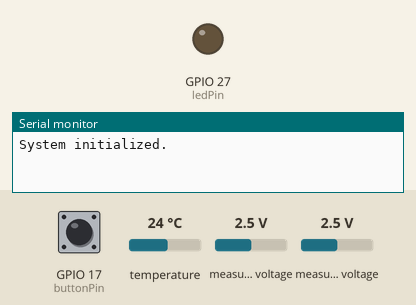
The sketch below on a simulated ESP32. Parts: output pins drawn as LEDs (lit = HIGH), the last lines printed to the serial monitor. Dashed ring = blinking. The test bench sets the inputs (shaded band); at power-on: GPIO 17 (buttonPin) HIGH, temperature 24 °C, measured voltage 2.5 V. Storage starts empty.

Above: at 1.2 s.
1.3 s: GPIO 17 (buttonPin) pulled LOW for 3.2 s
At 3.22 s:
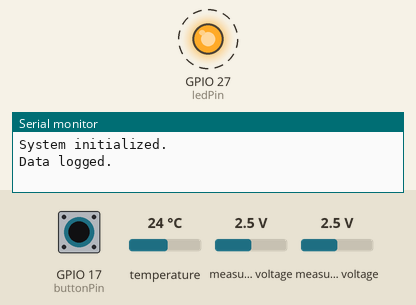
Timing chart, 0 to 4.8 s (numbered marks = the images above; inputs shaded):
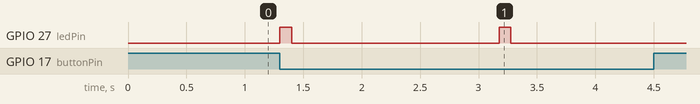

The sketch:

sketch.ino
```cpp
/*
 * Water Quality Monitoring System
 *
 * This Arduino sketch reads data from various sensors:
 * - DS18B20 for temperature
 * - Analog pH sensor via MCP3008
 * - Turbidity sensor via MCP3008
 * - NEO-6M GPS module
 *
 * The system logs data to a CSV file on an SD card when a button is pressed.
 * An LED flashes to indicate activity.
 */

#include <SPI.h>
#include <SD.h>
#include <Adafruit_MCP3008.h>
#include <OneWire.h>
#include <DallasTemperature.h>
#include <SoftwareSerial.h>

// Pin configuration
const int buttonPin = 17;
const int ledPin = 27;
const int oneWireBus = 4;
const int chipSelect = 10;

// MCP3008 configuration
Adafruit_MCP3008 mcp;
const int phChannel = 0;
const int turbidityChannel = 1;

// DS18B20 configuration
OneWire oneWire(oneWireBus);
DallasTemperature sensors(&oneWire);

// GPS configuration
SoftwareSerial gpsSerial(14, 15); // RX, TX

// CSV file
File dataFile;

void setup() {
  Serial.begin(9600);
  gpsSerial.begin(9600);
  pinMode(buttonPin, INPUT_PULLUP);
  pinMode(ledPin, OUTPUT);
  if (!SD.begin(chipSelect)) {
    Serial.println("SD card initialization failed!");
    return;
  }
  mcp.begin();
  sensors.begin();
  Serial.println("System initialized.");
}

void loop() {
  if (digitalRead(buttonPin) == LOW) {
    digitalWrite(ledPin, HIGH);
    delay(100);
    digitalWrite(ledPin, LOW);
    logData();
    delay(1000); // Debounce delay
  }
}

void logData() {
  sensors.requestTemperatures();
  float temperatureC = sensors.getTempCByIndex(0);
  int phReading = mcp.readADC(phChannel);
  int turbidityReading = mcp.readADC(turbidityChannel);
  float phVoltage = (phReading * 3.3) / 1023.0;
  float turbidityVoltage = (turbidityReading * 3.3) / 1023.0;
  float phValue = calculatePH(phVoltage);
  float turbidityNTU = calculateTurbidity(turbidityVoltage);
  String gpsData = getGPSData();
  dataFile = SD.open("data.csv", FILE_WRITE);
  if (dataFile) {
    dataFile.print(millis());
    dataFile.print(",");
    dataFile.print(temperatureC);
    dataFile.print(",");
    dataFile.print(phValue);
    dataFile.print(",");
    dataFile.print(turbidityNTU);
    dataFile.print(",");
    dataFile.println(gpsData);
    dataFile.close();
    Serial.println("Data logged.");
  } else {
    Serial.println("Error opening data file.");
  }
}

float calculatePH(float voltage) {
  float slope = (7.0 - 4.0) / (2.6 - 3.1);
  return 7.0 + slope * (2.6 - voltage);
}

float calculateTurbidity(float voltage) {
  if (voltage > 2.5) return 0;
  return 3000 * (1 - voltage / 2.5);
}

String getGPSData() {
  String nmeaData = "";
  while (gpsSerial.available()) {
    char c = gpsSerial.read();
    nmeaData += c;
    if (c == '\n') break;
  }
  return parseGPS(nmeaData);
}

String parseGPS(String nmea) {
  if (nmea.startsWith("$GPRMC")) {
    int latIndex = nmea.indexOf(",", 20);
    int lonIndex = nmea.indexOf(",", latIndex + 1);
    String latitude = nmea.substring(latIndex + 1, lonIndex);
    String longitude = nmea.substring(lonIndex + 1, nmea.indexOf(",", lonIndex + 1));
    return latitude + "," + longitude;
  }
  return "NO FIX";
}
```

Measured:
- after the input at 1.3 s, GPIO 27 (ledPin): alternates HIGH for 0.10 s and LOW for 1.8 s, 4 changes in all, then stays LOW, starting at once
